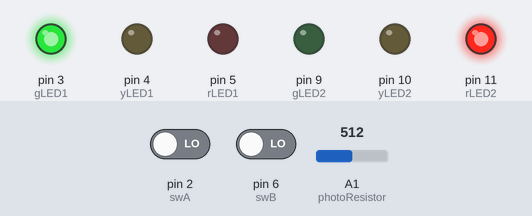
The sketch below on a simulated Arduino Uno, built with avr-gcc and run on an emulated ATmega328P. Parts: output pins drawn as LEDs (lit = HIGH). The test bench sets the inputs (shaded band); at power-on: pin 2 (swA) LOW, pin 6 (swB) LOW, A1 (photoResistor) = 512. What the sketch prints to the serial monitor is not drawn.

Above: at 12.9 s.
13.0 s: pin 2 (swA) driven HIGH and pin 6 (swB) driven HIGH
At 17.9 s:
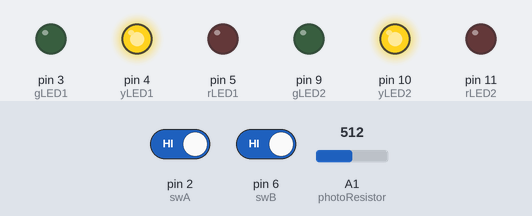
At 19.5 s:
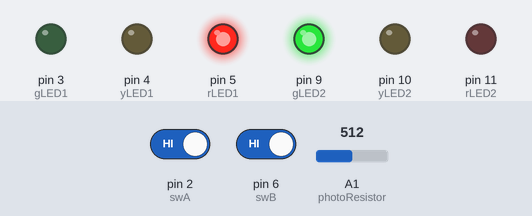
Timing chart, 0 to 27.8 s (numbered marks = the images above; inputs shaded):
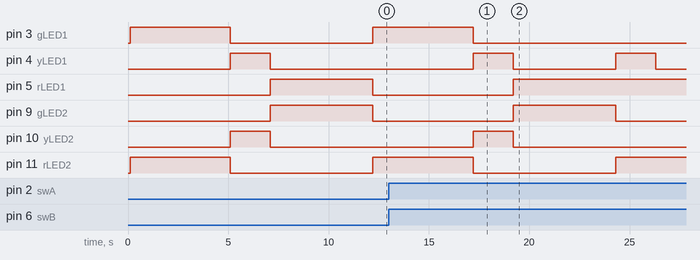

The sketch:

Traffic_Light_Project.ino
```cpp
const int gLED1 = 3;
const int yLED1 = 4;
const int rLED1 = 5;

const int gLED2 = 9;
const int yLED2 = 10;
const int rLED2 = 11;

const int swA = 2;
const int swB = 6;

const int photoResistor = A1;


  int delay_green_light = 5000;
  int delay_yellow_light = 2000;
  int delay_red_light = 5000;

  int delay_green_light_night = 20000;
  int delay_yellow_light_night = 2000;
  int delay_red_light_night = 20000;


void setup() {
  // put your setup code here, to run once:
  pinMode(gLED1, OUTPUT);
  pinMode(yLED1, OUTPUT);
  pinMode(rLED1, OUTPUT);
  pinMode(gLED2, OUTPUT);
  pinMode(yLED2, OUTPUT);
  pinMode(rLED2, OUTPUT);

  pinMode(swA, INPUT);

  pinMode(swB, INPUT);

  pinMode(photoResistor, INPUT);

  Serial.begin(9600);
}


void loop() {
  // put your main code here, to run repeatedly:
  int photoResistororReading = 0;
  photoResistororReading = analogRead(photoResistor);
  Serial.println(photoResistororReading);
  delay(100);


  int switchStateA = LOW;

  int switchStateB = LOW;


  switchStateA = digitalRead(swA);

  switchStateB = digitalRead(swB);


  if (digitalRead(swA) == HIGH || digitalRead(swB) == HIGH  )
  {

        delay(15); // software debounce

        if (digitalRead(swA) == HIGH || digitalRead(swB) == HIGH)
        {

            // if the switch is HIGH, ie. pushed down - change the lights!

            changeLights();

            delay(15000); // wait for 15 seconds

        }

  }


//if dark
 if(photoResistororReading < 50)
  {
    green_light_day();
    delay(delay_green_light_night);
    yellow_light_day();
    delay(delay_yellow_light_night);
    red_light_day();
    delay(delay_red_light_night);
  }
//if light
  else
  {
    green_light_day();
    delay(delay_green_light);
    yellow_light_day();
    delay(delay_yellow_light);
    red_light_day();
    delay(delay_red_light);
  }


}//end

void green_light_day()
{
  digitalWrite(gLED1, HIGH);
  digitalWrite(yLED1, LOW);
  digitalWrite(rLED1, LOW);

  digitalWrite(gLED2, LOW);
  digitalWrite(yLED2, LOW);
  digitalWrite(rLED2, HIGH);
}

void yellow_light_day()
{
  digitalWrite(gLED1, LOW);
  digitalWrite(yLED1, HIGH);
  digitalWrite(rLED1, LOW);

  digitalWrite(gLED2, LOW);
  digitalWrite(yLED2, HIGH);
  digitalWrite(rLED2, LOW);
}

void red_light_day()
{
  digitalWrite(gLED1, LOW);
  digitalWrite(yLED1, LOW);
  digitalWrite(rLED1, HIGH);

  digitalWrite(gLED2, HIGH);
  digitalWrite(yLED2, LOW);
  digitalWrite(rLED2, LOW);
}

void changeLights(){

    // green off, yellow on for 2 seconds

    digitalWrite(gLED1, LOW);
    digitalWrite(gLED2, LOW);

    digitalWrite(yLED1, HIGH);
    digitalWrite(rLED2, HIGH);

    delay(2000);

    // turn off yellow, then turn red on for 5 seconds

    digitalWrite(yLED1, LOW);

    digitalWrite(rLED1, HIGH);

    delay(5000);

    // red and yellow on for 2 seconds (red is already on though)

    digitalWrite(rLED2, HIGH);

    delay(2000);

    // turn off red and yellow, then turn on green

    digitalWrite(yLED1, LOW);

    digitalWrite(rLED1, LOW);

    green_light_day();

}
```

Measured:
- after the input at 13.0 s, pin 3 (gLED1): goes on until 17.2 s, then stays LOW; pin 4 (yLED1): LOW → HIGH after 11.3 s, → LOW 2.0 s later; pin 5 (rLED1): goes on until 19.2 s, then stays HIGH; pin 9 (gLED2): goes on until 24.3 s, then stays LOW; pin 10 (yLED2): goes on until 19.2 s, then stays LOW
